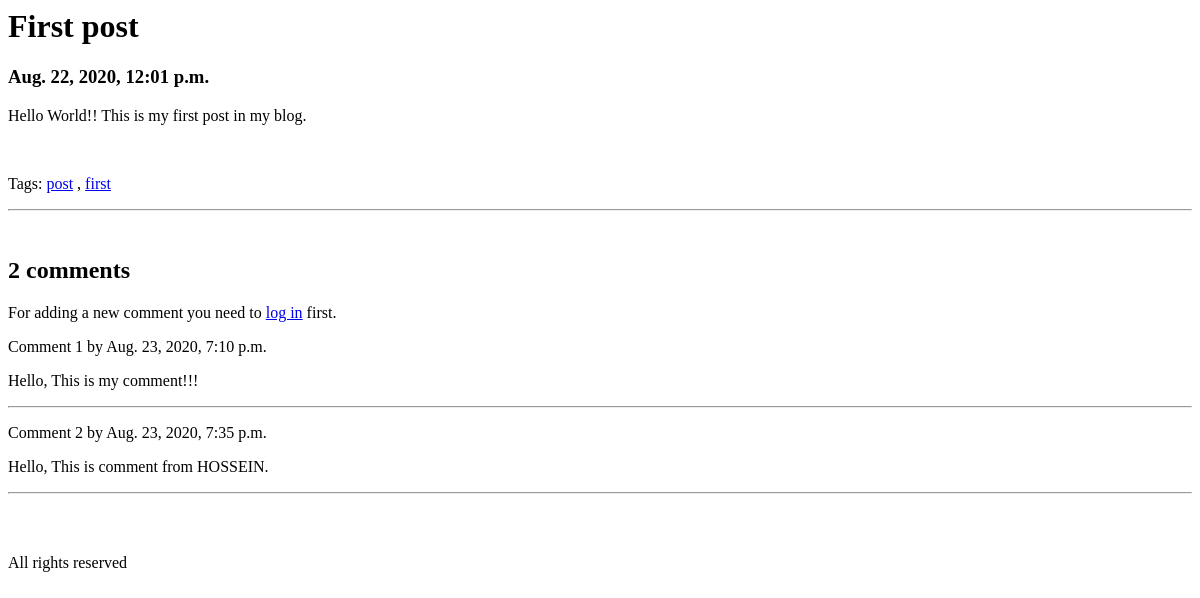
The app's page /blog/first-post/, older data.
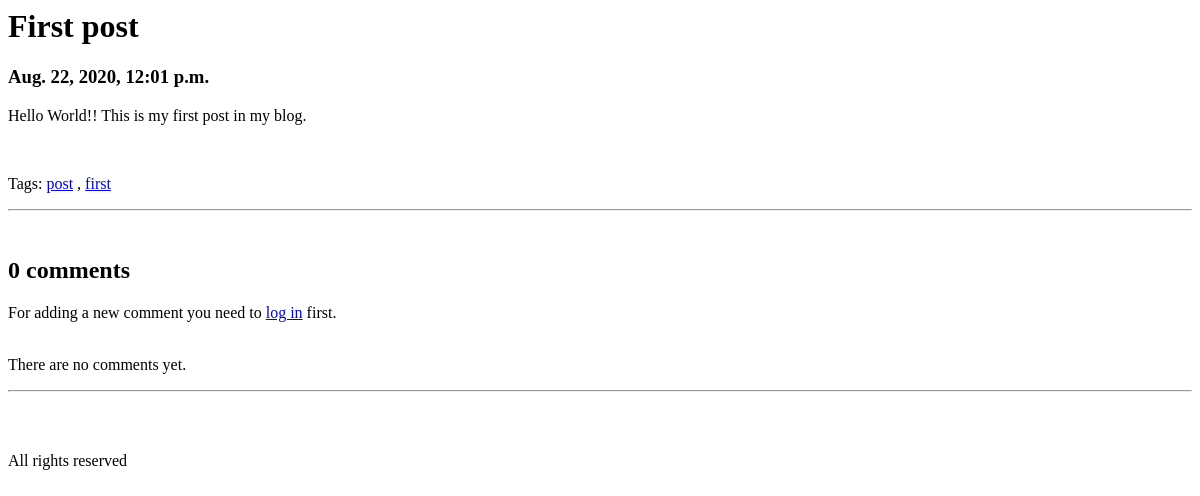
The same page, newer data.
### blog/models.py (models this page shows, shortened)
class Comment(models.Model):
    post = models.ForeignKey(Post,
                            on_delete = models.CASCADE,
                            related_name = 'comments_post')
    user = models.ForeignKey(User, on_delete = models.CASCADE, related_name = 'comments_user')
    body = models.TextField()
    created = models.DateTimeField(auto_now_add=True)
    active = models.BooleanField(default = True)
    class Meta:
        ordering = ('created',)

### blog/views.py (the view)
# urls.py: path('<slug:post>/', views.content, name="content"),
def content(req, post):
    my_post = get_object_or_404(Post, post_slug=post, post_stat="published")
    comments = my_post.comments_post.filter(active=True)
    new_comment = None
    if req.method == "POST":
        comment_form = CommentForm(data=req.POST)
        if comment_form.is_valid():
            new_comment = comment_form.save(commit=False)
            new_comment.post = my_post
            new_comment.user = req.user
            new_comment.save()
    else:
            comment_form = CommentForm()
    return render(req, 'blog/content.html', { 'my_post':my_post,
                                                'comments':comments,
                                                'new_comment':new_comment,
                                                'comment_form':comment_form })

### blog/templates/blog/content.html (shortened to what this page needs)
<h1>{{ my_post.post_title }}</h1>
<h3>{{ my_post.post_pubdate }}</h3>
<p>{{ my_post.post_body }}</p>
<p class="tags">Tags:
{% for tag in my_post.tags.all %}
<a href="{% url 'blog:posts_by_tag' tag.slug %}">{{ tag.name }}</a>
{% if not forloop.last %}, {% endif %}
{% endfor %}
</p>
<hr><br>
{% with comments.count as total_comments %}
<h2>
	{{ total_comments }} comment{{ total_comments|pluralize }}
</h2>
{% endwith %}
{% if request.user.is_authenticated %}
{% if new_comment %}
	<h2>Your comment has been added.</h2>
{% else %}
	<h2>Add a new comment</h2>
	<form method="post">
		{{ comment_form.as_p }}
		{% csrf_token %}
		<p><input type="submit" value="Add comment"></p>
	</form><br>
{% endif %}
{% else %}
	<p>For adding a new comment you need to <a href="{% url 'account:login' %}">log in</a> first.
{% endif %}
{% for comment in comments %}
<div class="comment">
	<p class="info">
	Comment {{ forloop.counter }} by {{ comment.user.first_name }}
	{{ comment.created }}
	</p>
	{{ comment.body|linebreaks }}
	<hr>
</div>
{% empty %}
<br><br>
	<p>There are no comments yet.</p><hr>
{% endfor %}
<br><br><p>All rights reserved</p>

Row changes from the older to the newer data that the page shows:
no longer on this page (row edited): Comment: created "Aug. 23, 2020, 7:10 p.m.", body "Hello, This is my comment!!!"
no longer on this page (row edited): Comment: created "Aug. 23, 2020, 7:35 p.m.", body "Hello, This is comment from HOSSEIN."
Text that changed along with them:
{{ total_comments }}: "2" → "0"
text now shown: "There are no comments yet."
